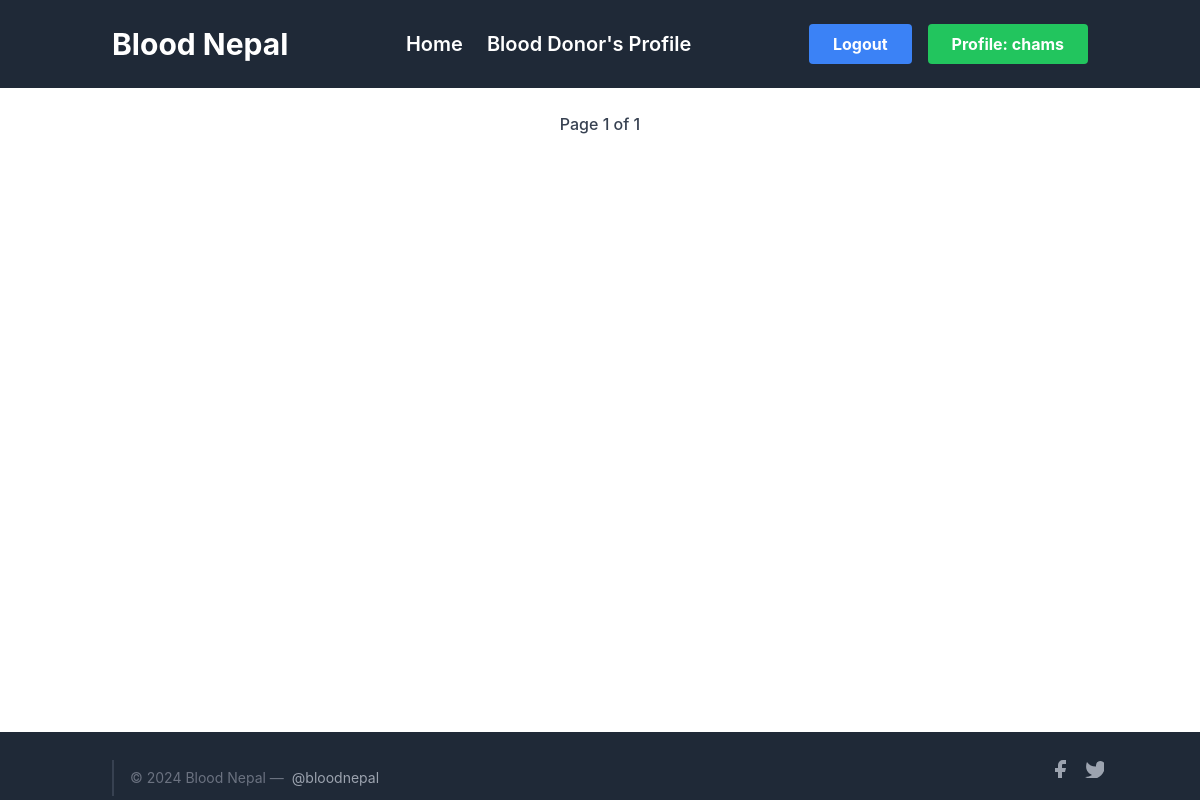
The app's page /request-sent (signed in), older data.
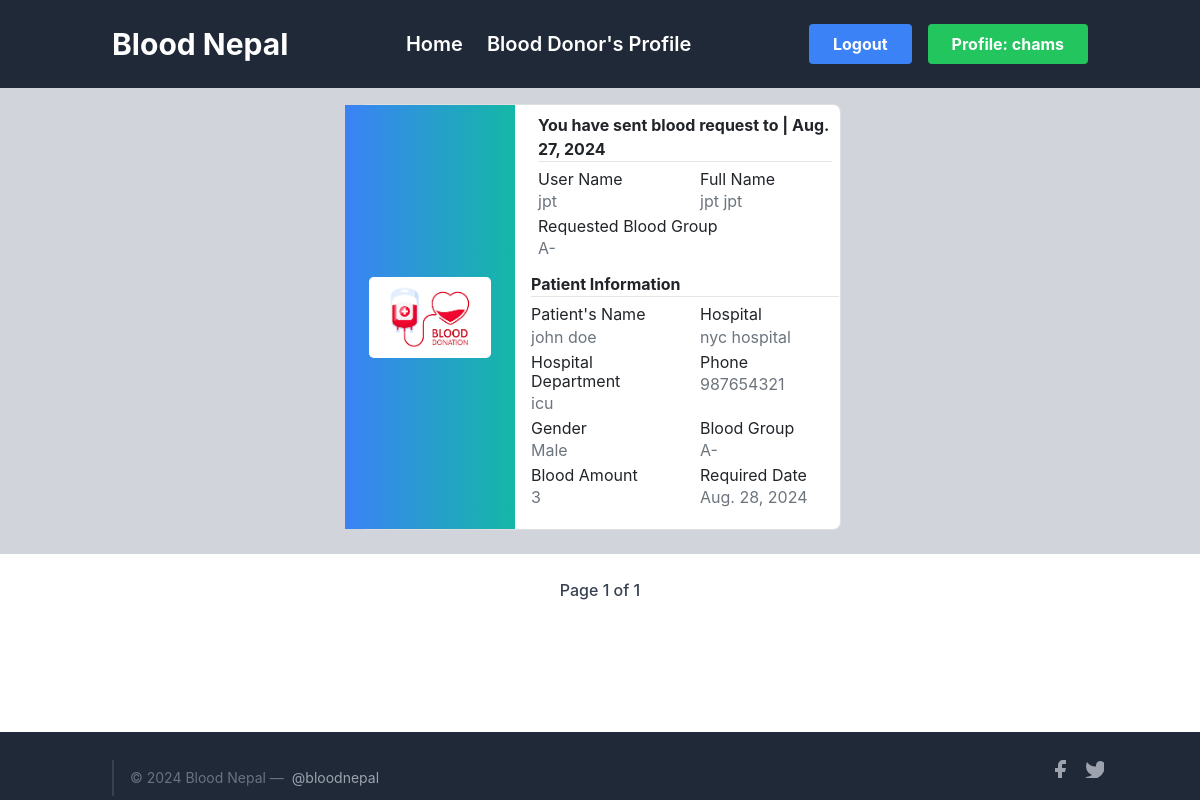
The same page, newer data.
### profile_/models.py (models this page shows, shortened)
class Patient(models.Model):
    user = models.ForeignKey(User, on_delete = models.CASCADE,null= True)
    blood_request_sent_by = models.ForeignKey(SignUp,related_name='sent_by', on_delete=models.SET_NULL, null=True, blank=True)
    blood_request_sent_to = models.ForeignKey(SignUp,related_name='sent_to', on_delete=models.SET_NULL, null=True, blank=False)
    message = models.TextField(max_length = 50, null=True)
    patients_name = models.CharField(max_length = 20)
    hospital = models.CharField(max_length = 20, null=True)
    patients_department = models.CharField(max_length = 120)
    patients_gender = models.CharField(max_length=6, choices= GenderChoices, null=True, default='Male')
    patients_phone = models.CharField(max_length=10, null=True,blank=True)
    patients_blood_group = models.CharField(choices=Blood_Group_Choices,max_length=3,null= True)
    blood_pint = models.IntegerField(null=True)
    required_date = models.DateField(null=True)
    requisition_form = models.ImageField(upload_to = 'patientsForm/')

class SignUp(models.Model):
    user = models.OneToOneField(User, on_delete = models.CASCADE , unique=True)
    full_name = models.CharField(max_length = 120, null=False, blank=False )
    email = models.EmailField( null=False, blank=False)
    phone = models.CharField(max_length=10,null=True)
    gender = models.CharField(max_length=6, choices= GenderChoices , default='Male')
    profile_photo = models.ImageField(upload_to = 'images/')
    location = models.CharField(max_length=40)
    blood_group = models.CharField(choices=Blood_Group_Choices,max_length=3)
    weight = models.IntegerField( null=True, blank=False)
    ready_to_donate = models.CharField(choices=R_CHOICES ,null=True, max_length=4)
    last_donation = models.DateField(null=True)

### profile_/views.py (the view)
# urls.py: path("request-sent", Sent.as_view(), name="request-sent"),
class Sent(ListView):
    context_object_name = 'patients'
    template_name = "profile/sent.html"
    paginate_by = 2
    def get_queryset(self):
        user = self.request.user
        try:
            sign_up = SignUp.objects.get(user=user)
            return Patient.objects.filter(blood_request_sent_by=sign_up)
        except SignUp.DoesNotExist:
            messages.success(self.request, 'You have not requested for blood yet.')
    def get_context_data(self):
        context = super().get_context_data()
        context['username'] = self.request.user.username
        context['current_date'] = timezone.now().date()
        return context

### profile_/templates/profile/sent.html (shortened to what this page needs)
{% extends 'profile/base.html' %}
{% block hero %}
{% for patient in patients %}
<section class="vh-40 bg-gray-300">
  <div class="container py-3 h-15">
    <div class="row d-flex justify-content-center align-items-center h-100">
      <div class="col col-lg-6 mb-2 mb-lg-0">
        <div class="card mb-2" style="border-radius: .5rem;">
          <div class="row g-0">
            <div class="w-1/3 bg-gradient-to-r from-blue-500 to-teal-500 flex items-center justify-center p-4">
              <a href="{{patient.requisition_form.url}}">
                <img src="{{patient.requisition_form.url}}" alt="Profile Photo" class="w-72 h-auto rounded-lg">
              </a>
            </div>
            <div class="col-md-8">
              <div class="card-body p-2">
                <strong>You have sent blood request to | {{current_date}}</strong>
                <hr class="mt-0 mb-1">
                <div class="row pt-1">
                  <div class="col-6 mb-1">
                    <h6>User Name</h6>
                    <p class="text-muted">{{ patient.blood_request_sent_to.user }}</p>
                  </div>
                  <div class="col-6 mb-1">
                    <h6>Full Name</h6>
                    <p class="text-muted">{{ patient.blood_request_sent_to.full_name }}</p>
                  </div>
                  <div class="col-8 mb-1">
                    <h6>Requested Blood Group</h6>
                    <p class="text-muted">{{ patient.blood_request_sent_to.blood_group }}</p>
                  </div>
                  <div class="card-body p-2">
                    <strong>Patient Information</strong>
                <hr class="mt-0 mb-1">
                <div class="row pt-1">
                  <div class="col-6 mb-1">
                    <h6>Patient's Name</h6>
                    <p class="text-muted">{{ patient.patients_name }}</p>
                  </div>
                  <div class="col-6 mb-1">
                    <h6>Hospital</h6>
                    <p class="text-muted">{{ patient.hospital }}</p>
                  </div>
                  <div class="col-6 mb-1">
                    <h6>Hospital Department</h6>
                    <p class="text-muted">{{ patient.patients_department }}</p>
                  </div>
                  <div class="col-6 mb-1">
                    <h6>Phone</h6>
                    <p class="text-muted">{{ patient.patients_phone }}</p>
                  </div>
                  <div class="col-6 mb-1">
                    <h6>Gender</h6>
                    <p class="text-muted">{{ patient.patients_gender}}</p>
                  </div>
                  <div class="col-6 mb-1">
                    <h6>Blood Group</h6>
                    <p class="text-muted">{{ patient.patients_blood_group }}</p>
                  </div>
                  <div class="col-6 mb-1">
                    <h6>Blood Amount</h6>
                    <p class="text-muted">{{ patient.blood_pint }}</p>
                  </div>
                  <div class="col-6 mb-1">
                    <h6>Required Date</h6>
                    <p class="text-muted">{{ patient.required_date }}</p>
                  </div>
                </div>
              </div>
            </div>
          </div>
        </div>
      </div>
    </div>
</div>
</section>
{% endfor %}
{% include "profile/pagination.html" %}
{% endblock %}

### profile_/templates/profile/base.html (shortened to what this page needs)
{% load static %}
<!DOCTYPE html>
<html lang="en">
  <head>
    <script src="https://cdn.tailwindcss.com"></script>
    <link rel="stylesheet" href="https://cdn.jsdelivr.net/npm/bootstrap@4.3.1/dist/css/bootstrap.min.css" />
    <link rel="stylesheet" href="{% static 'blog/css/blog.css' %}" />
    <link rel="stylesheet" href="https://stackpath.bootstrapcdn.com/bootstrap/4.5.2/css/bootstrap.min.css" />
    <link rel="stylesheet" href="https://stackpath.bootstrapcdn.com/bootstrap/4.5.2/css/bootstrap.min.css" />
    <link rel="stylesheet" href="https://cdnjs.cloudflare.com/ajax/libs/font-awesome/6.5.2/css/all.min.css" />
  </head>
  <body class="flex flex-col min-h-screen">
    <header class="bg-gray-800 text-white body-font">
      <div class="container mx-auto flex flex-wrap p-4 items-center justify-between">
        <span class="text-3xl font-bold">Blood Nepal</span>
        <nav class="hidden md:flex space-x-6">
          <a href="{% url 'home' %}" class="hover:text-red-500 text-xl font-semibold">Home</a>
          <a href="{% url 'donor' %}" class="hover:text-red-500 text-xl font-semibold">Blood Donor's Profile</a>
        </nav>
        <div class="flex items-center space-x-4">
          {% if user.is_authenticated %}
            <a href="{% url 'logout' %}">
              <button class="bg-blue-500 hover:bg-blue-700 text-white font-bold py-2 px-4 rounded">Logout</button>
            </a>
            <a href="{% url 'profile' %}">
              <button class="bg-green-500 hover:bg-green-700 text-white font-bold py-2 px-4 rounded">Profile: {{ username }}</button>
            </a>
          {% else %}
            {% block loginbar %}
              <a href="{% url 'home' %}">
                <button class="bg-gray-600 hover:bg-gray-700 text-white font-bold py-2 px-4 rounded">Login</button>
              </a>
            {% endblock %}
          {% endif %}
        </div>
      </div>
    </header>
    {% block hero %}
    {% endblock %}
  {% block footer %}
  <footer class="bg-gray-800 text-gray-300 mt-auto">
    <div class="container px-2 py-1 mx-auto flex items-center sm:flex-row flex-col">
      <p class="text-sm text-gray-500 sm:ml-4 sm:pl-4 sm:border-l-2 sm:border-gray-700 sm:py-2 sm:mt-0 mt-4">
        © 2024 Blood Nepal —
        <a href="/" class="text-gray-400 hover:text-gray-200 ml-1" rel="noopener noreferrer" target="_blank">@bloodnepal</a>
      </p>
      <span class="inline-flex sm:ml-auto sm:mt-0 mt-1 justify-center sm:justify-start">
        <a class="text-gray-400 hover:text-blue-500" href="/">
          <svg fill="currentColor" stroke-linecap="round" stroke-linejoin="round" stroke-width="2" class="w-5 h-5" >
            <path d="M18 2h-3a5 5 0 00-5 5v3H7v4h3v8h4v-8h3l1-4h-4V7a1 1 0 011-1h3z"></path>
          </svg>
        </a>
        <a class="ml-3 text-gray-400 hover:text-blue-500" href="/">
          <svg fill="currentColor" stroke-linecap="round" stroke-linejoin="round" stroke-width="2" class="w-5 h-5" >
            <path d="M23 3a10.9 10.9 0 01-3.14 1.53 4.48 4.48 0 00-7.86 3v1A10.66 10.66 0 013 4s-4 9 5 13a11.64 11.64 0 01-7 2c9 5 20 0 20-11.5a4.5 4.5 0 00-.08-.83A7.72 7.72 0 0023 3z"></path>
          </svg>
        </a>
      </span>
    </div>
  </footer>
  {% endblock %}
  </body>
  </html>

### profile_/templates/profile/pagination.html (shortened to what this page needs)
  <div class="pagination flex justify-center py-4">
    <span class="step-links flex items-center space-x-4">
        <span class="text-gray-700 font-medium">
            Page {{ page_obj.number }} of {{ page_obj.paginator.num_pages }}
        </span>
    </span>
</div>

Row changes from the older to the newer data that the page shows:
added Patient: requisition_form (picture), current_date "Aug. 27, 2024", blood_request_sent_to.user "jpt", blood_request_sent_to.full_name "jpt jpt", blood_request_sent_to.blood_group "A-", patients_name "john doe", hospital "nyc hospital", patients_department "icu", patients_phone "987654321", patients_gender "Male", patients_blood_group "A-", blood_pint "3", required_date "Aug. 28, 2024"
